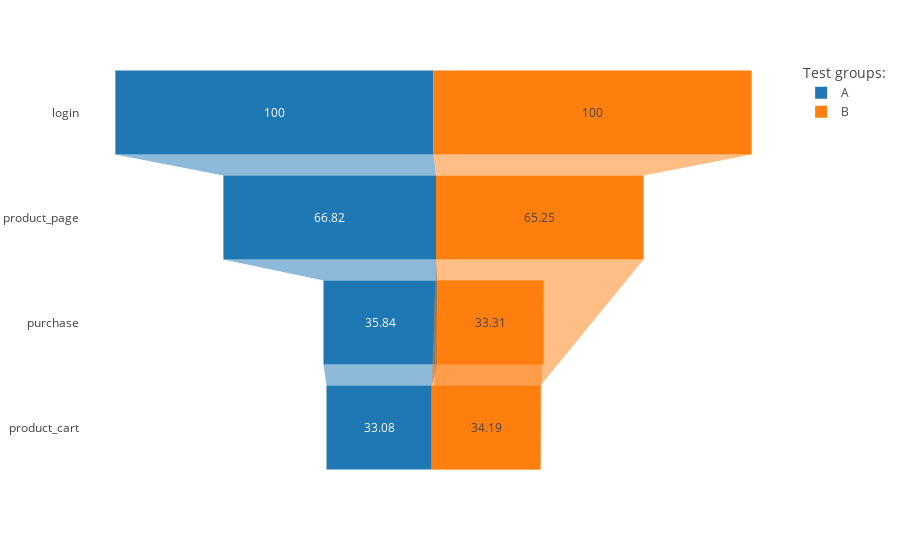

Write notebook code for a chart like this one.
### Markdown cell above
*Concatenating test groups and plotting funnel chart:*

### Code cell
df_funnel_shift = pd.concat([df_funnel_A, df_funnel_B], axis=0)
df_funnel_shift

fig = px.funnel(df_funnel_shift,
                x='total_conversion',
                y='event_name',
                color='test_group',
                labels={
                    'event_name': ' ',
                    'test_group': 'Test groups:'
                })
fig.show()

### Figure 1 — Plotly figure (JSON) as saved in the notebook; plotly's stock layout.template omitted (floating-point values rounded to 4 significant figures)
{"data": [{"hovertemplate": "Test groups:=A<br>total_conversion=%{x}<br> =%{y}<extra></extra>", "legendgroup": "A", "marker": {"color": "#1F77B4"}, "name": "A", "orientation": "h", "showlegend": true, "type": "funnel", "x": [100, 66.82, 35.84, 33.08], "xaxis": "x", "y": ["login", "product_page", "purchase", "product_cart"], "yaxis": "y"}, {"hovertemplate": "Test groups:=B<br>total_conversion=%{x}<br> =%{y}<extra></extra>", "legendgroup": "B", "marker": {"color": "#FF7F0E"}, "name": "B", "orientation": "h", "showlegend": true, "type": "funnel", "x": [100, 65.25, 34.19, 33.31], "xaxis": "x", "y": ["login", "product_page", "product_cart", "purchase"], "yaxis": "y"}], "layout": {"legend": {"title": {"text": "Test groups:"}, "tracegroupgap": 0}, "margin": {"t": 60}, "xaxis": {"anchor": "y", "domain": [0, 1], "title": {"text": "total_conversion"}}, "yaxis": {"anchor": "x", "domain": [0, 1], "title": {"text": " "}}}}
